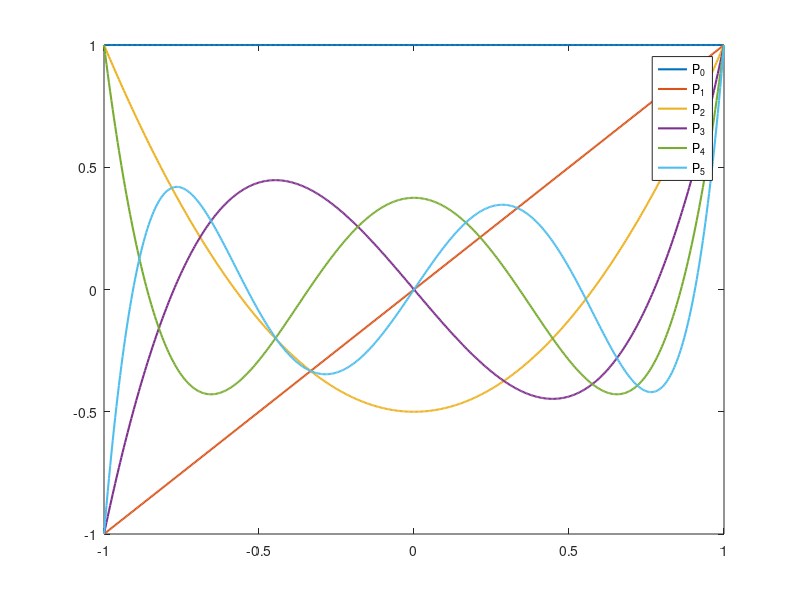

MATLAB code for this plot: (Note: this script raises an error after producing the figure.)
clc
clear all
X=linspace(-1,1,500);
X=X(:);
N=6;
Y=zeros(numel(X),N);
Y(:,1)=1;
Y(:,2)=X;
for n=1:(N-1)
c(n)=(2*n+1)/(n+1);
d(n)=n/(n+1);
Y(:,n+2)=c(n)*(X.*Y(:,n+1))-d(n)*Y(:,n);
end
figure(1)
plot(X,Y(:,1:6), 'linewidth',1.5)
legend('P_{0}','P_{1}','P_{2}','P_{3}','P_{4}','P_{5}',
'location', 'best')
clc
clear all
syms x y
fplot(legendreP(1:4, x))
axis([-1.5 1.5 -1 1])
grid on
ylabel('P_n(x)')
title('Legendre polynomials of degrees 1 through 4')
legend('1','2','3','4','5','6','Location','best')
